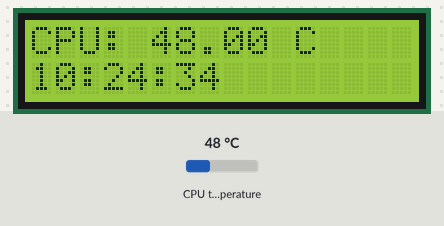
Bench run of a program on a simulated Raspberry Pi (BCM pin numbers). On the bench: 16×2 character LCD. The inputs (shaded band) are chosen by the test bench; at power-on: CPU temperature 48 °C. The clock reads 2024-03-15 10:24:30 at power-on unless the program sets it; library files of the repository ran but are not shown: PCF8574.py, Adafruit_LCD1602.py; what the program prints to the terminal is not drawn.

Above: at 5.0 s.
5.1 s: CPU temperature set to 31 °C
At 6.6 s:
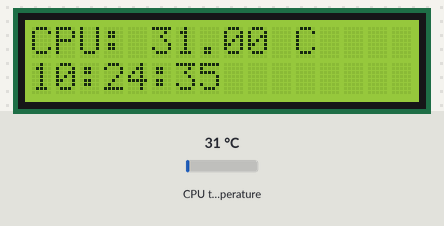
7.1 s: CPU temperature set to 44 °C
At 8.4 s:
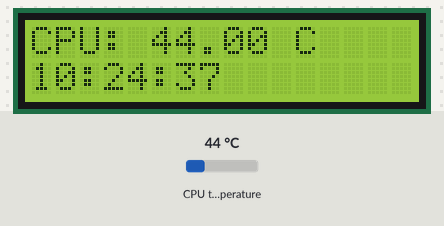
9.3 s: CPU temperature set to 58 °C
At 11.0 s:
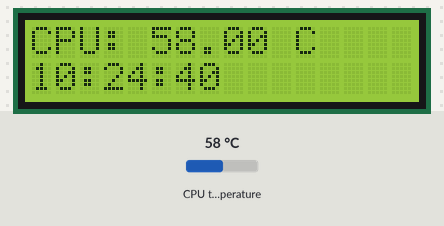
Timing chart, 0 to 12.5 s (numbered marks = the images above; inputs shaded):
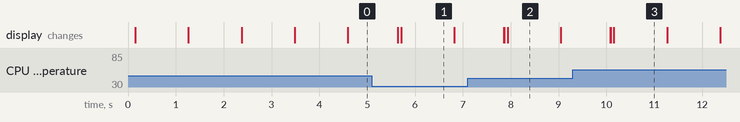

Measured:
- what the display in image 1 shows lasts 1.1 s, from 5.7 s to 6.8 s

The program:

tempTime.py
```python
from LCDDisplay import LCDDisplay

from time import sleep, strftime
from datetime import datetime

def get_cpu_temp():
    tmp = open('/sys/class/thermal/thermal_zone0/temp')
    cpu = tmp.read()
    tmp.close()
    return '{:.2f}'.format(float(cpu)/1000) + ' C'

def get_time_now():
    return datetime.now().strftime('%H:%M:%S')

def loop():
    lcd.start()

    while(lcd.RUNNING):
        cpuTemp = 'CPU: ' + get_cpu_temp()
        time = get_time_now()

        lcd.showMessage(cpuTemp + '\n' + time)
        print("DISPLAYING\n==========")
        print(cpuTemp)
        print(time)
        print("\n")
        sleep(lcd.DELAY)

if __name__ == '__main__':
    print('Program starting...')
    lcd = LCDDisplay(False, 1)
    try:
        loop()
    except KeyboardInterrupt:
        lcd.stop()
        lcd.destroy()
```

LCDDisplay.py
```python
from PCF8574 import PCF8574_GPIO
from Adafruit_LCD1602 import Adafruit_CharLCD

class LCDDisplay:
    PCF8574_address = 0x27
    PCF8574A_address = 0x3F

    def __init__(self, scroll = False, delay = 1):
        self.RUNNING = False
        self.SCROLL = scroll
        self.DELAY = delay
        try:
            self.MCP = PCF8574_GPIO(self.PCF8574_address)
        except:
            try:
                self.MCP = PCF8574_GPIO(self.PCF8574A_address)
            except:
                raise Exception('I2C address error.')

        self.LCD = Adafruit_CharLCD(pin_rs=0, pin_e=2, pins_db=[4,5,6,7], GPIO=self.MCP)
        self.MCP.output(3, 1) # turn on LCD backlight
        self.LCD.begin(16, 2) # set number of LCD columns and lines

    def start(self):
        self.RUNNING = True

    def stop(self):
        self.RUNNING = False

    def setScroll(self, scroll):
        self.SCROLL = scroll

    def setDelay(self, delay):
        self.DELAY = delay

    def destroy(self):
        self.LCD.clear()

    def showMessage(self, message):
        self.LCD.setCursor(0, 0)

        line1, line2 = message.split('\n')
        self.LCD.message(line1 + '\n')
        self.LCD.message(line2)
```
